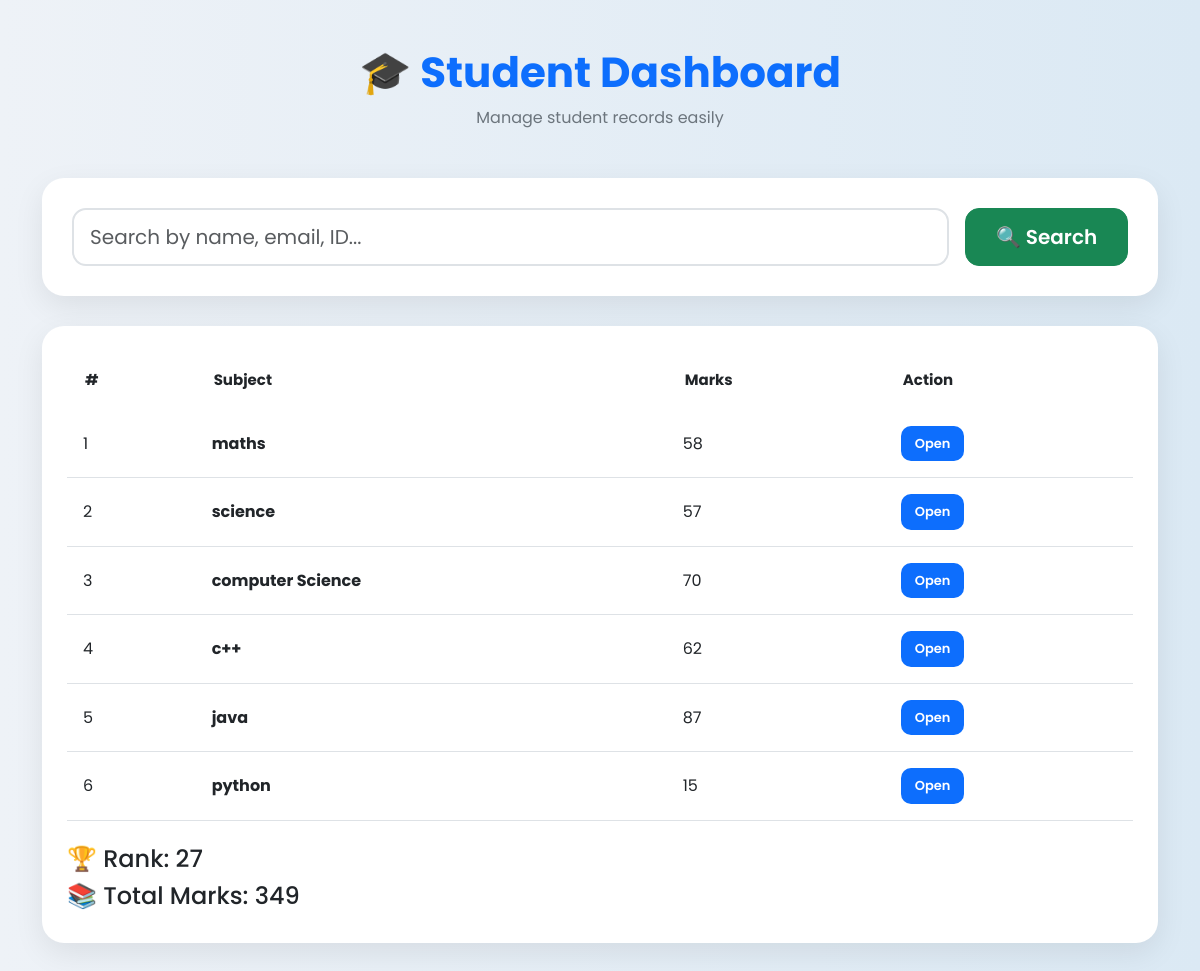
The page /see_markss/STU-0126/ on the database its author committed.
### vege/models.py (models this page shows, shortened)
class SubjectMarks(models.Model):
    student=models.ForeignKey(Students,related_name="studentmarks",on_delete=models.CASCADE)
    subject=models.ForeignKey(Subject,on_delete=models.CASCADE)
    marks=models.IntegerField()
    class Meta:
        unique_together=['student','subject']

class Subject(models.Model):
    subject_name=models.CharField(max_length=100)

### vege/views.py (the view)
# urls.py: path('see_markss/<str:student_id>/',views.see_marks,name='see_marks'),
def see_marks(request,student_id):
    queryset=SubjectMarks.objects.filter(student__student_id__student_id=student_id)
    total_marks=queryset.aggregate(total_marks=Sum('marks'))
    print(total_marks)
    current_rank=1
    ranks=Students.objects.annotate(marks=Sum('studentmarks__marks')).order_by('-marks','-student_age')
    i=1
    for rank in ranks:
        if student_id==rank.student_id.student_id:
            current_rank=i
            break
        i=i+1
    return render(request,'report/see_marks.html',{'queryset':queryset,'total_marks':total_marks,'current_rank':current_rank})

### vege/templates/report/see_marks.html (shortened to what this page needs)
<!DOCTYPE html>
<html lang="en">
<head>
    <link href="https://cdn.jsdelivr.net/npm/bootstrap@5.3.0/dist/css/bootstrap.min.css" rel="stylesheet">
</head>
<body>
<div class="container py-5">
    <div class="text-center mb-5">
        <h1 class="main-title">
            🎓 Student Dashboard
        </h1>
        <p class="sub-title">
            Manage student records easily
        </p>
    </div>
    <div class="search-card">
        <form method="GET">
            <div class="row g-3">
                <div class="col-md-10">
                    <input
                        type="text"
                        name="search"
                        class="form-control form-control-lg search-input"
                        placeholder="Search by name, email, ID..."
                        value="{{ request.GET.search }}"
                    >
                </div>
                <div class="col-md-2">
                    <button
                        type="submit"
                        class="btn btn-success btn-lg w-100 search-btn"
                    >
                        🔍 Search
                    </button>
                </div>
            </div>
        </form>
    </div>
    <div class="table-card">
        <div class="table-responsive">
            <table class="table table-hover align-middle">
                <thead>
                    <tr>
                        <th>#</th>
                        <th>Subject</th>
                        <th>Marks</th>
                        <th>Action</th>
                    </tr>
                </thead>
                <tbody>
                    {% for marks in queryset %}
                    <tr>
                        <td>
                            {{ forloop.counter }}
                        </td>
                        <td>
                            <b>{{ marks.subject.subject_name }}</b>
                        </td>
                        <td>
                            {{ marks.marks }}
                        </td>
                        <td>
                            <span class="student-id">
                                <a href="{% url 'see_marks' marks.student.student_id.student_id %}">
                                    Open
                                </a>
                            </span>
                        </td>
                    </tr>
                    {% empty %}
                    <tr>
                        <td colspan="4" class="text-center text-danger fw-bold py-4">
                            No Student Data Found
                        </td>
                    </tr>
                    {% endfor %}
                </tbody>
            </table>
        </div>
        <div class="mt-4">
    <h4>🏆 Rank: {{ current_rank }}</h4>
    <h4>📚 Total Marks: {{ total_marks.total_marks }}</h4>
</div>
    </div>
</div>
</body>
</html>

### vege/templates/report/see_marks.html (style rules this page uses)
* { font-family: 'Poppins', sans-serif; }
body { background: linear-gradient(to right, #eef2f7, #dbe9f4); min-height: 100vh; }
.main-title { font-size: 42px; font-weight: 700; color: #0d6efd; }
.sub-title { color: #6c757d; font-size: 16px; }
.search-card { background: white; border-radius: 22px; padding: 30px; box-shadow: 0 10px 30px rgba(0,0,0,0.08); margin-bottom: 30px; }
.search-input { height: 58px; border-radius: 14px; border: 2px solid #dee2e6; }
.search-btn { height: 58px; border-radius: 14px; font-weight: 600; }
.table-card { background: white; border-radius: 22px; padding: 25px; box-shadow: 0 10px 30px rgba(0,0,0,0.08); }
.table { margin-bottom: 0; }
.table thead { background: #0d6efd; color: white; }
.table thead th { border: none; padding: 18px; font-size: 15px; }
.table tbody td { padding: 16px; vertical-align: middle; }
.table tbody tr { transition: 0.3s; }
.student-id { background: #0d6efd; padding: 8px 14px; border-radius: 10px; font-size: 13px; font-weight: 600; display: inline-block; }
.student-id a { color: white; text-decoration: none; }

### rows shown on the page
SubjectMarks: subject.subject_name "maths", marks "58"
SubjectMarks: subject.subject_name "science", marks "57"
SubjectMarks: subject.subject_name "computer Science", marks "70"
SubjectMarks: subject.subject_name "c++", marks "62"
SubjectMarks: subject.subject_name "java", marks "87"
SubjectMarks: subject.subject_name "python", marks "15"

### other values the page prints
{{ current_rank }} "27"
{{ total_marks.total_marks }} "349"
